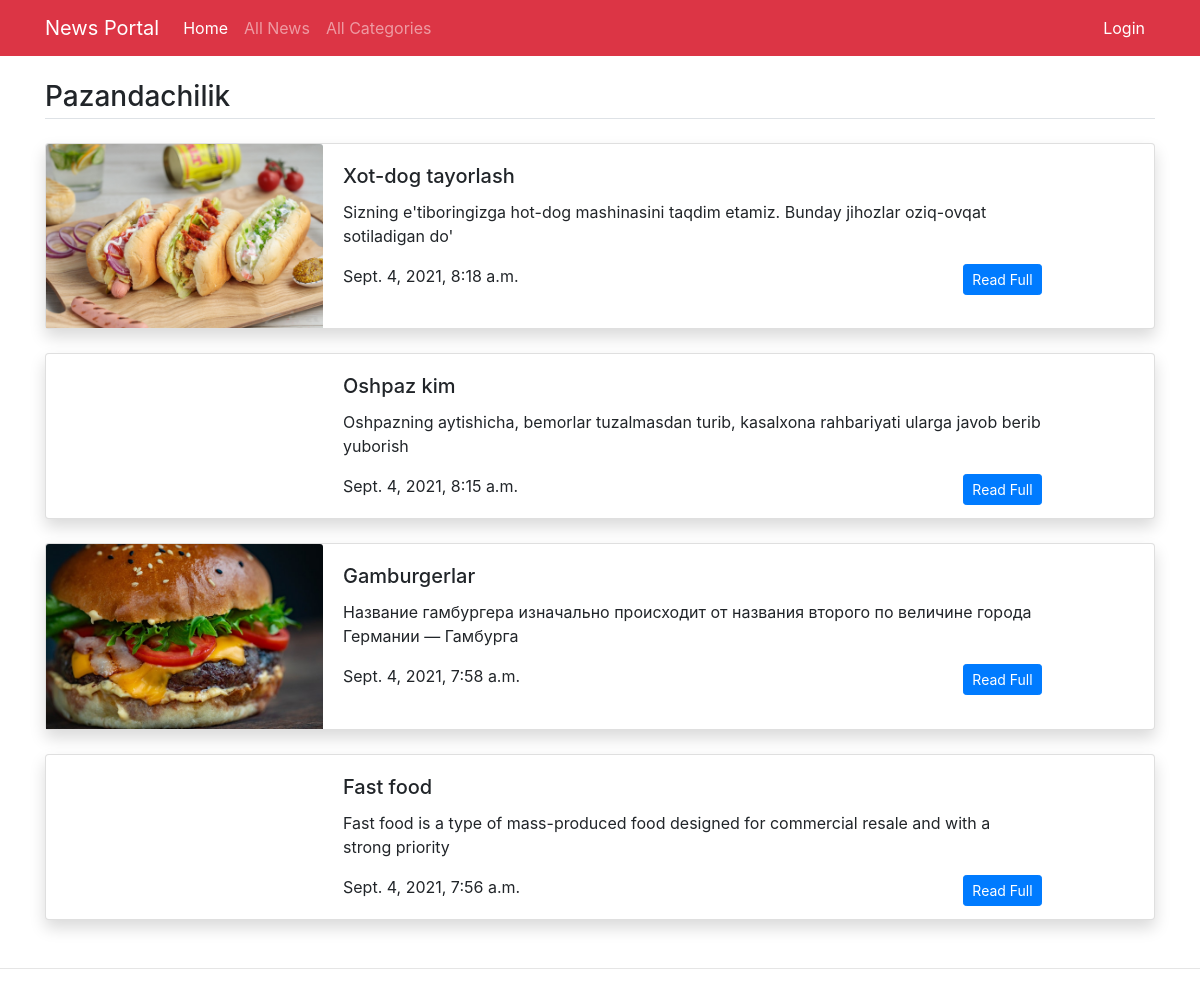
Screenshot of /category_news/2/ with the database file from the repository.
### news/models.py (models this page shows, shortened)
class Category(models.Model):
    title = models.CharField(max_length=200, blank=True, null=True)
    image = models.ImageField(blank=True, null=True, upload_to=filepath)
    class Meta:
        verbose_name_plural = 'Categories'
    def __str__(self):
        return self.title

class News(models.Model):
    category = models.ForeignKey(Category, on_delete=models.CASCADE)
    title = models.CharField(max_length=300, blank=True, null=True)
    image = models.ImageField(blank=True, null=True, upload_to=filepath)
    body_text = models.TextField()
    created_date = models.DateTimeField(auto_now_add=True)
    class Meta:
        verbose_name_plural = 'News'

### news/views.py (the view)
# urls.py: path('category_news/<int:id>/', categoryNews, name='category_news'),
def categoryNews(request, id):
    model = Category.objects.get(id=id)
    category = News.objects.filter(category=model).order_by('-id')
    context = {
        'category': category,
        'title': model,
    }
    return render(request, 'category_news.html', context)

### templates/category_news.html (shortened to what this page needs)
{% extends 'base.html' %}
{% block content %}
<main class="container mt-3 mb-5">
	<h3 class="border-bottom pb-1 my-4">{{ title }}</h3>
 	{% for news in category %}
	<div class="card mb-4 shadow">
	  <div class="row no-gutters">
	    <div class="col-md-3">
            <img src="{{ news.image.url }}" class="card-img-top" alt="">
	    </div>
	    <div class="col-md-8">
	      <div class="card-body">
	        <h5 class="card-title">{{news.title}}</h5>
			  <p class="card-text">{{ news.body_text|slice:100 }}</p>
	        <p class="card-text">{{ news.created_date }} <a href="{% url 'detail_news' news.id %}" class="float-right btn btn-sm btn-primary">Read Full</a></p>
	      </div>
	    </div>
	  </div>
    </div>
    {% endfor %}
</main>
{% endblock %}

### rows the page displays
Category: title "Pazandachilik"
News: image (picture), title "Xot-dog tayorlash", body_text "Sizning e'tiboringizga hot-dog mashinasini taqdim etamiz. Bunday jihozlar oziq-ovqat sotiladigan do'", created_date "Sept. 4, 2021, 8:18 a.m."
News: title "Oshpaz kim", body_text "Oshpazning aytishicha, bemorlar tuzalmasdan turib, kasalxona rahbariyati ularga javob berib yuborish", created_date "Sept. 4, 2021, 8:15 a.m."
News: image (picture), title "Gamburgerlar", body_text "Название гамбургера изначально происходит от названия второго по величине города Германии — Гамбурга", created_date "Sept. 4, 2021, 7:58 a.m."
News: title "Fast food", body_text "Fast food is a type of mass-produced food designed for commercial resale and with a strong priority", created_date "Sept. 4, 2021, 7:56 a.m."
